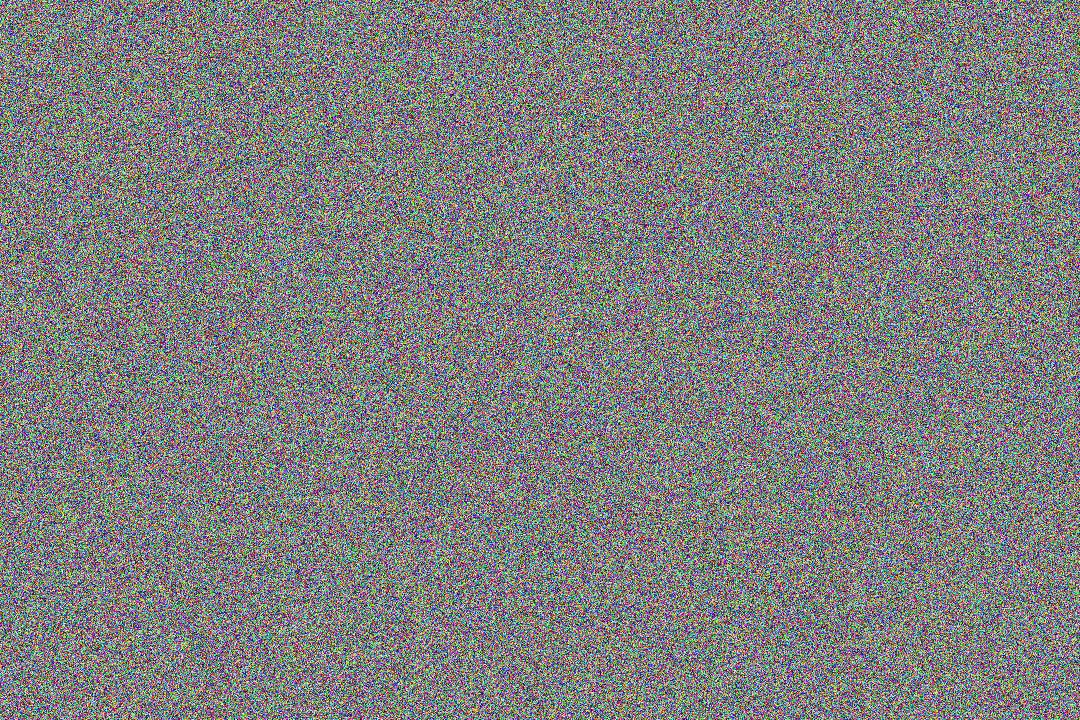
#> input picture image_size_automation/images/1.jpg, 1080 x 720 px, found by its file name; its folder holds 4 pictures in this run
$ python change_image_size.py
#> lines starting #> are read from the running program, lines starting #| are printed output that depends on the picture
from ctypes.wintypes import tagRECT
import os
import numpy
from PIL import Image

IMAGE_EXT = ['.jpg', '.jpeg', '.webp', '.png', '.gif']

DESTINATION = 'image_size_automation\images\small'
TARGET = 'image_size_automation\images'

if not os.path.exists(DESTINATION):
    print('small 폴더 생성')
    os.mkdir(DESTINATION)

for file in os.listdir(TARGET):
    name, ext = os.path.splitext(file)

    if ext in IMAGE_EXT:
        # 이미지 열기
        img_path = os.path.join(TARGET, file)
        img = Image.open(img_path)
#> img is the input picture: PIL image 1080x720 RGB; mean R, G, B 127, 126.9, 127

        # 이미지 크기 수정
        width = int(img.width * 0.5)
#> width = 540
        height = int(img.height * 0.5)
#> height = 360
        resize = img.resize((width, height))
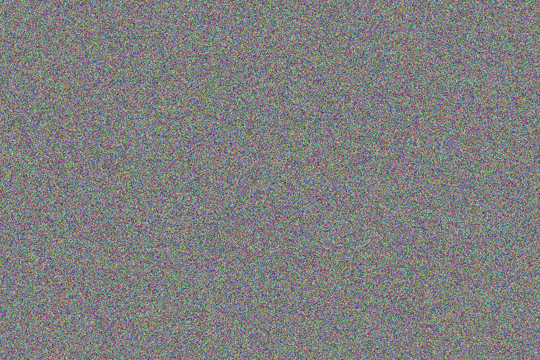
#> resize: PIL image 540x360 RGB; mean R, G, B 127, 126.9, 127

        # 이미지 편집
        save_path = os.path.join(DESTINATION, file)
        resize.save(save_path)
#> pass 2 of the loop `for file in os.listdir(TARGET):`:
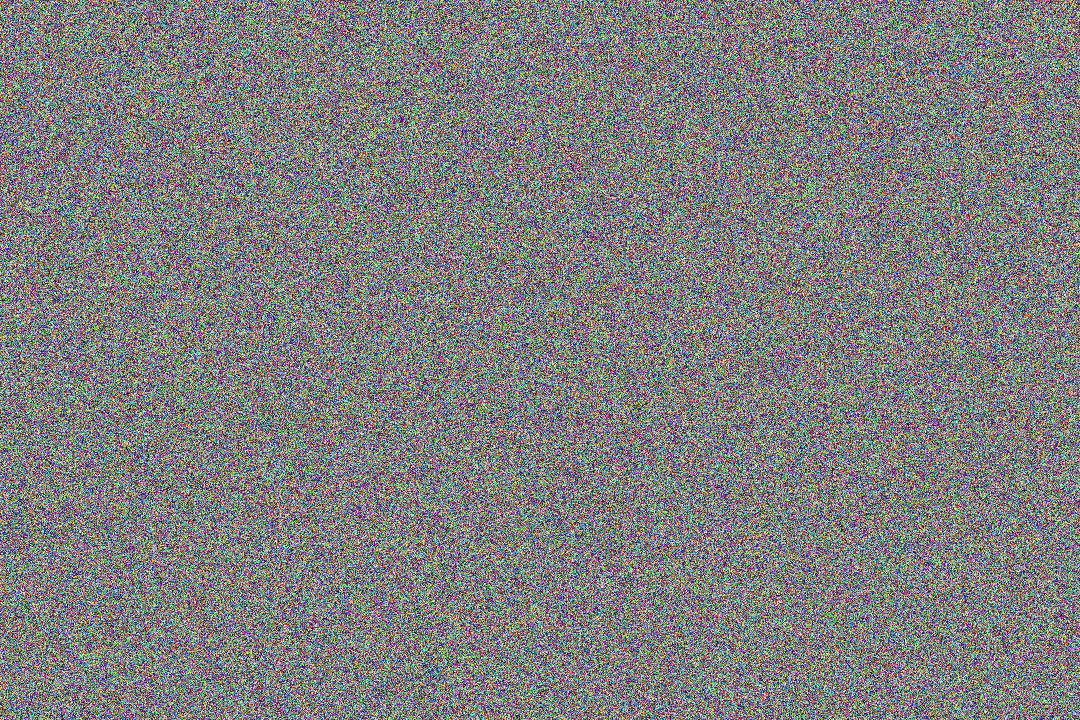
#> input picture image_size_automation/images/10.jpg, 1080 x 720 px, found by its file name
#> img is the input picture: PIL image 1080x720 RGB; mean R, G, B 127.1, 126.9, 127.1
#> `resize = img.resize((width, height))`:
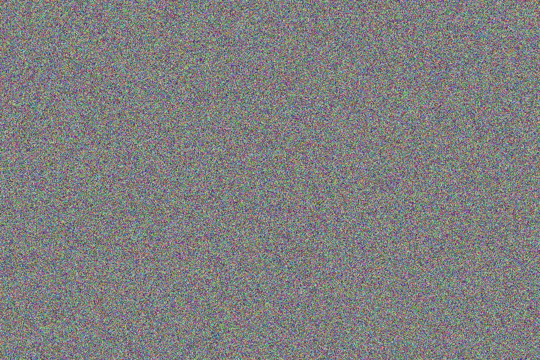
#> resize: PIL image 540x360 RGB; mean R, G, B 127.1, 126.9, 127.1
#> pass 3 of the loop `for file in os.listdir(TARGET):`:
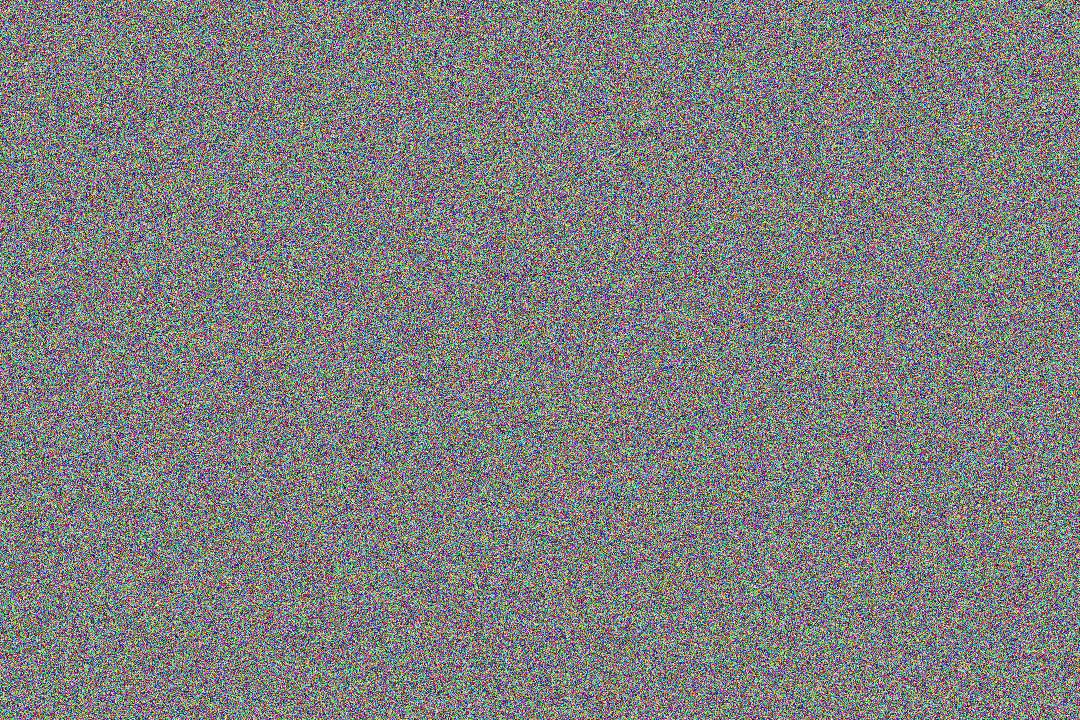
#> input picture image_size_automation/images/11.jpg, 1080 x 720 px, found by its file name
#> img is the input picture: PIL image 1080x720 RGB; mean R, G, B 127, 127, 127
#> `resize = img.resize((width, height))`:
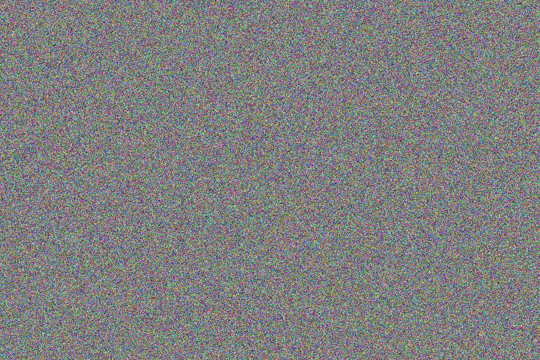
#> resize: PIL image 540x360 RGB; mean R, G, B 127, 127, 127
#> the loop made 4 passes; the first 3 are shown
